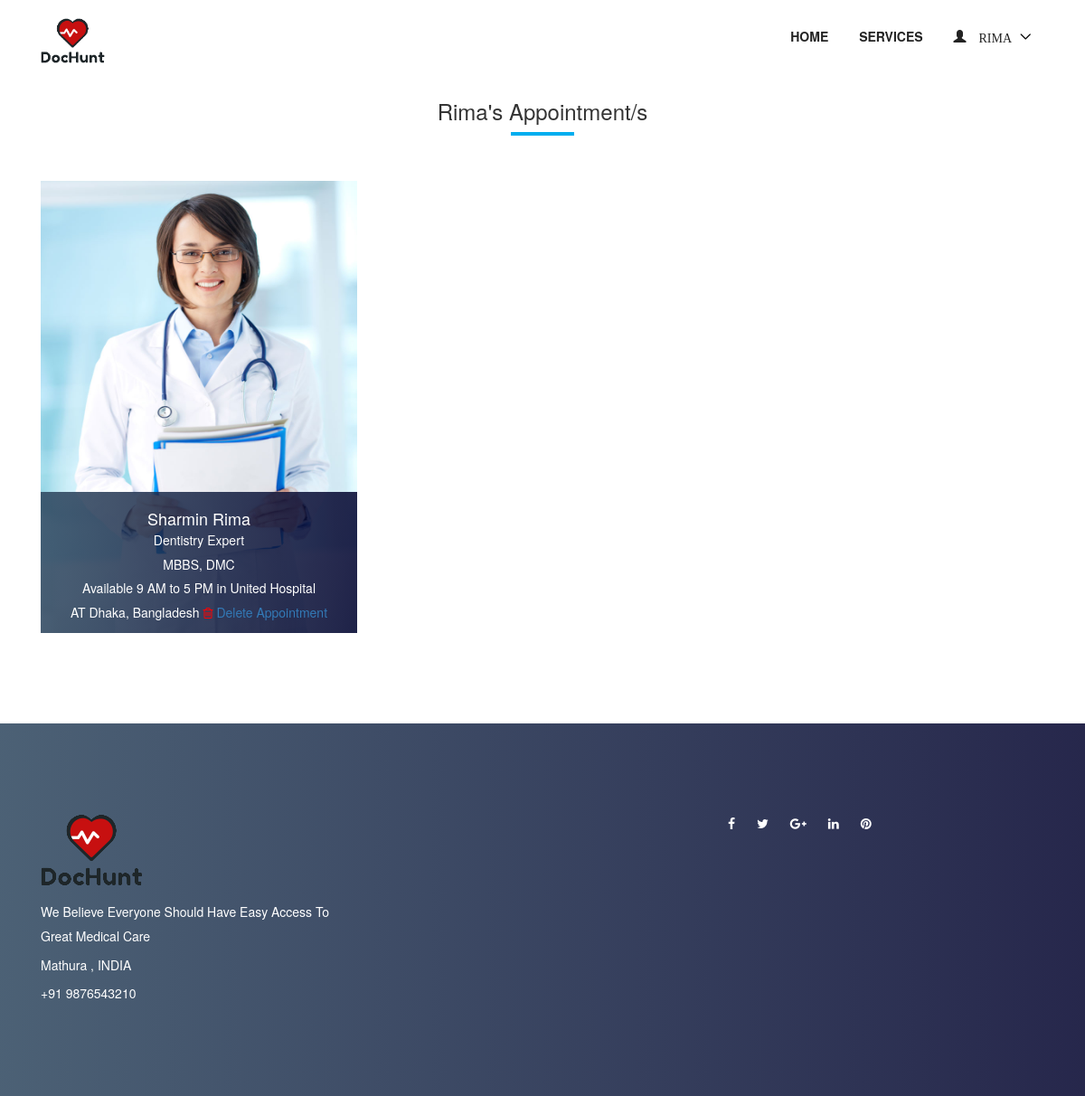
Screenshot of /doctor/appointment/ (signed in) with the database file from the repository.
### accounts/models.py (models this page shows, shortened)
class User(AbstractUser):
    username = None
    role = models.CharField(max_length=12, error_messages={
        'required': "Role must be provided"
    })
    gender = models.CharField(max_length=10, blank=True, null=True, default="")
    email = models.EmailField(unique=True, blank=False,
                              error_messages={
                                  'unique': "A user with that email already exists.",
                              })
    phone_number = models.CharField(unique=True, blank=True, null=True, max_length=20,
                                    error_messages={
                                        'unique': "A user with that phone number already exists."
                                    })
    USERNAME_FIELD = "email"
    REQUIRED_FIELDS = []
    objects = UserManager()

### appointment/models.py (models this page shows, shortened)
class Appointment(models.Model):
    user = models.ForeignKey(User, on_delete=models.CASCADE)
    full_name = models.CharField(max_length=100)
    image = models.ImageField(null=True, blank=True)
    location = models.CharField(max_length=100)
    start_time = models.CharField(max_length=10)
    end_time = models.CharField(max_length=10)
    qualification_name = models.CharField(max_length=100)
    institute_name = models.CharField(max_length=100)
    hospital_name = models.CharField(max_length=100)
    department = models.CharField(choices=department, max_length=100)
    created_at = models.DateTimeField(default=timezone.now)

### appointment/views.py (the view)
# urls.py: path('doctor/appointment/', AppointmentListView.as_view(), name='doctor-appointment'),
class AppointmentListView(ListView):
    model = Appointment
    template_name = 'appointment/appointment.html'
    context_object_name = 'appointment'
    @method_decorator(login_required(login_url=reverse_lazy('accounts:login')))
    @method_decorator(user_is_doctor)
    def dispatch(self, request, *args, **kwargs):
        return super().dispatch(self.request, *args, **kwargs)
    def get_queryset(self):
        return self.model.objects.filter(user_id=self.request.user.id).order_by('-id')

### templates/appointment/appointment.html (shortened to what this page needs)
{% extends 'base.html' %}
{% load static %}
{% block content %}
    <section class="dentist-area section-padding-40-0">
    <div class="container">
      <div class="row">
        <div class="col-12">
          <div class="section-heading text-center">
            <h3>{{ request.user.first_name }}'s Appointment/s</h3>
            <div class="line"></div>
          </div>
        </div>
      </div>
      <div class="row">
          {% for apt in appointment %}
        <div class="col-12 col-sm-6 col-md-4">
          <div class="single-dentist-area mb-100">
            <img  style="height: 500px; width: 600px" src="{{ apt.image.url }}" alt="">
            <div class="dentist-content">
              <div class="dentist-info bg-gradient-overlay">
                <h5>{{ apt.full_name }}</h5>
                <p>{{ apt.department }} Expert</p>
                  <p>{{ apt.qualification_name }}, {{ apt.institute_name }}</p>
                  <p>Available {{ apt.start_time }} to {{ apt.end_time }} in {{ apt.hospital_name }}</p>
                  <p> AT {{ apt.location }}
                      <i class="fa fa-trash-o" style="color: red" aria-hidden="true"></i>
                      <a href="{% url 'appointment:delete-appointment' apt.id %}">Delete Appointment</a>
                  </p>
              </div>
            </div>
          </div>
        </div>
      {% endfor %}
      </div>
    </div>
  </section>
{% endblock %}

### templates/nav.html (shortened to what this page needs)
{% load static %}
<header class="header-area">
    <div class="main-header-area">
        <div class="classy-nav-container breakpoint-off">
            <div class="container">
                <nav class="classy-navbar justify-content-between" id="dentoNav">
                    <a class="nav-brand" href="{% url 'appointment:home' %}"><img src="{% static 'img/logo.png' %}" style="height: 50px;" alt="">
                    </a>
                    <div class="classy-menu">
                        <div class="classynav">
                            <ul id="nav">
                                <li><a href="{% url 'appointment:home' %}">Home</a></li>
                                <li><a href="{% url 'appointment:service' %}">Services</a></li>
                                {% if request.user.is_authenticated and request.user.role == 'doctor' %}
                                    <li>
                                        <a href="">
                                            <span class="glyphicon glyphicon-user">
                                                    {{ request.user.first_name }}
                                            </span>
                                        </a>
                                    </li>
                                {% endif %}
                            </ul>
                        </div>
                    </div>
                </nav>
            </div>
        </div>
    </div>
</header>

### static/style.css (style rules this page uses)
* { margin: 0; padding: 0; }
body { font-family: "Montserrat", sans-serif; font-weight: 400; font-size: 14px; }
h1, h2, h3, h4, h5, h6 { font-family: "Montserrat", sans-serif; color: #333333; line-height: 1.4; font-weight: 600; }
a, a:active, a:focus, a:hover { color: #333333; text-decoration: none; -webkit-transition-duration: 500ms; -o-transition-duration: 500ms; transition-duration: 500ms; outline: none; }
li { list-style: none; }
p { line-height: 1.9; color: #707070; font-size: 14px; font-weight: 400; }
img { max-width: 100%; height: auto; }
ul { margin: 0; padding: 0; }
ul li { margin: 0; padding: 0; }
.bg-gradient-overlay { position: relative; z-index: 1; }
.bg-gradient-overlay::after { position: absolute; content: ""; height: 100%; width: 100%; top: 0; left: 0; z-index: -1; background: #2c455d; background: -webkit-linear-gradient(to right, #2c455d, #00012c); background: linear-gradient(to right, #2c455d, #00012c); opacity: 0.85; }
.mb-100 { margin-bottom: 100px; }
.section-heading { position: relative; z-index: 1; margin-bottom: 50px; }
.section-heading .line { width: 70px; height: 4px; background-color: #00aeef; }
.section-heading.text-center .line { margin: 0 auto; }
.header-area { position: relative; z-index: 599; width: 100%; -webkit-transition-duration: 500ms; -o-transition-duration: 500ms; transition-duration: 500ms; }
.classy-nav-container { background-color: transparent; }
.classy-nav-container .classy-navbar { height: 90px; padding: 0; }
.classy-nav-container .classy-navbar .classynav ul li a { padding: 0 15px; font-weight: 600; font-size: 14px; text-transform: uppercase; }
.single-dentist-area { position: relative; z-index: 1; background-color: #f4f4f4; -webkit-transition-duration: 500ms; -o-transition-duration: 500ms; transition-duration: 500ms; }
.single-dentist-area .dentist-content { position: absolute; width: 100%; bottom: 0; }
.single-dentist-area .dentist-content .dentist-info { width: 100%; padding: 10px 15px; text-align: center; }
.single-dentist-area .dentist-content .dentist-info h5 { color: #ffffff; font-size: 18px; margin-bottom: 0; }
.single-dentist-area .dentist-content .dentist-info p { color: #ffffff; margin-bottom: 0; }

### static/css/default-assets/classy-nav.css (style rules this page uses)
body { font-family: "Roboto", sans-serif; }
ul { margin: 0; }
ul li { list-style: none; }
img { height: auto; max-width: 100%; }
.classy-nav-container { position: relative; z-index: 100; background-color: #ffffff; }
.classy-nav-container * { box-sizing: border-box; }
.classy-nav-container a { -webkit-transition-duration: 500ms; transition-duration: 500ms; text-decoration: none; outline: none; font-size: 14px; font-weight: 400; color: #232323; display: inline-block; }
.justify-content-between { -webkit-box-pack: justify; -ms-flex-pack: justify; justify-content: space-between; }
.classy-navbar { width: 100%; height: 70px; padding: 0.5em 2em; display: -webkit-box; display: -ms-flexbox; display: flex; -webkit-box-align: center; -ms-flex-align: center; -ms-grid-row-align: center; align-items: center; }
.classy-navbar .nav-brand { font-size: 26px; font-weight: 500; color: #565656; display: inline-block; margin-right: 30px; }
.classynav ul li { display: inline-block; clear: both; position: inherit; z-index: 10; }
.classynav ul li.cn-dropdown-item { position: relative; z-index: 10; }
.classynav ul li a { padding: 0 12px; display: block; height: 35px; font-size: 14px; line-height: 34px; }
.classynav ul li.megamenu-item>a:after, .classynav ul li.has-down>a:after { font-family: 'classyfonts'; content: "\e900"; font-size: 12px; color: #000000; padding-left: 5px; -webkit-transition-duration: 500ms; transition-duration: 500ms; }
.breakpoint-off .classynav { display: -webkit-box; display: -ms-flexbox; display: flex; -webkit-box-align: center; -ms-flex-align: center; -ms-grid-row-align: center; align-items: center; }

### rows the page displays
User: user.first_name "RIMA", user.first_name "Rima"
Appointment: image (picture), full_name "Sharmin Rima", department "Dentistry", qualification_name "MBBS", institute_name "DMC", start_time "9 AM", end_time "5 PM", hospital_name "United Hospital", location "Dhaka, Bangladesh"
